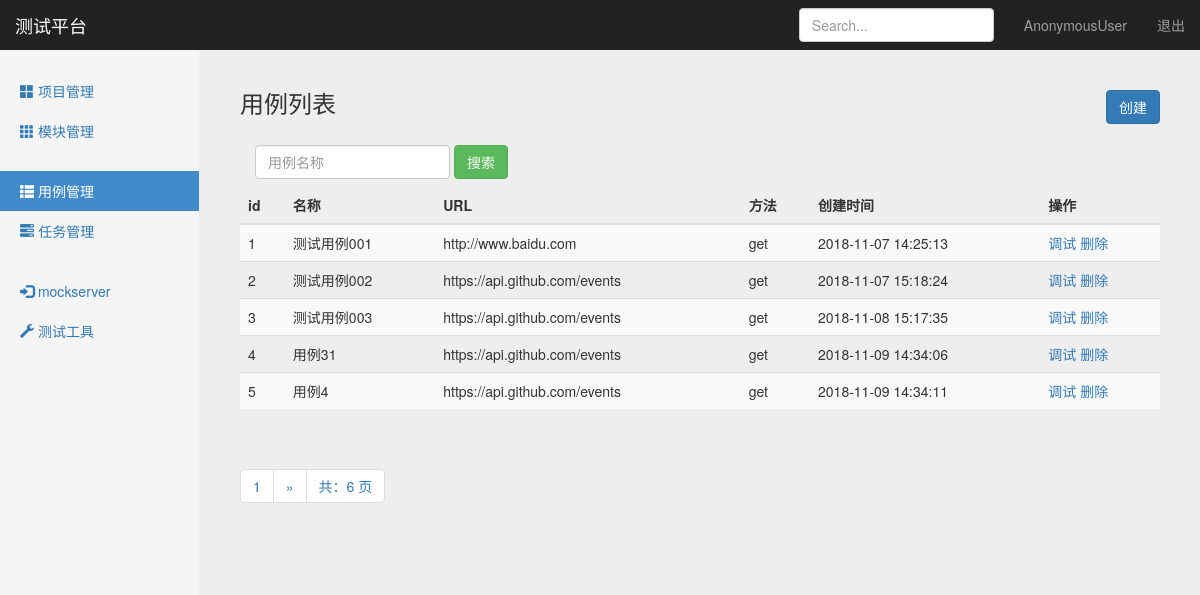
The page /interface/case_manage/ on the database its author committed.
### interface_app/models.py (models this page shows, shortened)
class TestCase(models.Model):
    module = models.ForeignKey(Module, on_delete=models.CASCADE)
    name = models.CharField("名称", max_length=100, blank=False, default="")
    url = models.TextField("URL", default="")
    req_method = models.CharField("方法", max_length=10, default="")
    req_type = models.CharField("参数类型", max_length=10, default="")
    req_header = models.TextField("header", default="")
    req_parameter = models.TextField("参数", default="")
    resp_assert = models.TextField("验证", default="")
    create_time = models.DateTimeField("创建时间", auto_now_add=True)

### interface_app/views/testcase_views.py (the view)
# urls.py: path('case_manage/', testcase_views.case_manage),
def case_manage(request):
    testcases = TestCase.objects.all()
    paginator = Paginator(testcases, 5)
    page = request.GET.get('page')
    try:
        contacts = paginator.page(page)
    except PageNotAnInteger:
        contacts = paginator.page(1)
    except EmptyPage:
        contacts = paginator.page(paginator.num_pages)
    if request.method == "GET":
        return render(request, "case_manage.html", {
            "type": "list",
            "testcases": contacts,
        })
    else:
        return HttpResponse("404")

### templates/case_manage.html (shortened to what this page needs)
{% extends "base.html" %}
{% block content %}
<nav class="navbar navbar-inverse navbar-fixed-top">
    <div class="container-fluid">
        <div class="navbar-header">
            <a class="navbar-brand" href="#">测试平台</a>
        </div>
        <div id="navbar" class="navbar-collapse collapse">
            <ul class="nav navbar-nav navbar-right">
                <li><a href="#">{{ user }}</a></li>
                <li><a href="/logout/">退出</a></li>
            </ul>
            <form class="navbar-form navbar-right">
                <input type="text" class="form-control" placeholder="Search...">
            </form>
        </div>
    </div>
</nav>
<div class="container-fluid">
    <div class="row">
        <div class="col-sm-3 col-md-2 sidebar">
            <ul class="nav nav-sidebar">
                <li><a href="/manage/project_manage/">
                    <span class="glyphicon glyphicon-th-large"></span> 项目管理</a>
                </li>
                <li><a href="/manage/module_manage/">
                    <span class="glyphicon glyphicon-th"></span> 模块管理</a>
                </li>
            </ul>
            <ul class="nav nav-sidebar">
                <li class="active"><a href="#">
                    <span class="glyphicon glyphicon-th-list"></span> 用例管理</a>
                </li>
                <li><a href="/interface/task_manage/">
                    <span class="glyphicon glyphicon-tasks"></span> 任务管理</a>
                </li>
            </ul>
            <ul class="nav nav-sidebar">
                <li><a href="#">
                    <span class="glyphicon glyphicon-log-in"></span> mockserver</a>
                </li>
                <li><a href="#">
                    <span class="glyphicon glyphicon-wrench"></span> 测试工具</a>
                </li>
            </ul>
        </div>
        {% if type == 'list'%}
        <div class="col-sm-9 col-sm-offset-3 col-md-10 col-md-offset-2 main">
            <h3 class="sub-header">用例列表
                <button type="button" class="btn btn-primary" style="float: right;"
                onclick="window.location.href='/interface/add_case/'">创建</button>
            </h3>
            <div class="table-responsive">
                <form class="navbar-form" method="get" action="/interface/search_case_name/">
                    <div class="form-group">
                        <input name="case_name" type="text" placeholder="用例名称" class="form-control">
                    </div>
                    <button type="submit" class="btn btn-success">搜索</button>
                </form>
                <table class="table table-striped">
                    <thead>
                        <tr>
                            <th>id</th>
                            <th>名称</th>
                            <th>URL</th>
                            <th>方法</th>
                            <th>创建时间</th>
                            <th>操作</th>
                        </tr>
                    </thead>
                    <tbody>
                        {% for case in testcases %}
                        <tr>
                            <td>{{ case.id }}</td>
                            <td>{{ case.name }}</td>
                            <td>{{ case.url }}</td>
                            <td>{{ case.req_method }}</td>
                            <td>{{ case.create_time | date:"Y-m-d H:i:s" }}</td>
                            <td>
                                <a href="/interface/debug_case/{{case.id}}/">调试</a>
                                <a href="/interface/delete_project/{{case.id}}/">删除</a>
                            </td>
                        </tr>
                        {% endfor %}
                    </tbody>
                </table>
            </div>
            <div class="pagination">
                <span class="step-links">
                    <ul class="pagination">
                        <li><a href="#">{{ testcases.number }}</a></li>
                        {% if testcases.has_next %}
                            {% if case_name %}
                                <li><a href="?case_name={{ case_name }}&page={{ testcases.next_page_number }}">&raquo;</a></li>
                            {% else %}
                                <li><a href="?page={{ testcases.next_page_number }}">&raquo;</a></li>
                            {% endif %}
                        {% endif %}
                        <li><a href="#">共：{{ testcases.paginator.num_pages }} 页</a></li>
                    </ul>
                </span>
            </div>
        </div>
        {% endif %}
    </div>
</div>
{% endblock %}

### static/css/signin.css (style rules this page uses)
body { padding-top: 40px; padding-bottom: 40px; background-color: #eee; }

### static/css/dashboard.css (style rules this page uses)
body { padding-top: 50px; }
.sub-header { padding-bottom: 10px; border-bottom: 1px solid #eee; }
.navbar-fixed-top { border: 0; }
.sidebar { display: none; }
@media (min-width: 768px) { .sidebar { position: fixed; top: 51px; bottom: 0; left: 0; z-index: 1000; display: block; padding: 20px; overflow-x: hidden; overflow-y: auto; background-color: #f5f5f5; border-right: 1px solid #eee; } }
.nav-sidebar { margin-right: -21px; margin-bottom: 20px; margin-left: -20px; }
.nav-sidebar > li > a { padding-right: 20px; padding-left: 20px; }
.nav-sidebar > .active > a, .nav-sidebar > .active > a:hover, .nav-sidebar > .active > a:focus { color: #fff; background-color: #428bca; }
.main { padding: 20px; }
@media (min-width: 768px) { .main { padding-right: 40px; padding-left: 40px; } }

### rows shown on the page
TestCase: id "1", name "测试用例001", url "http://www.baidu.com", req_method "get", create_time "2018-11-07 14:25:13"
TestCase: id "2", name "测试用例002", url "https://api.github.com/events", req_method "get", create_time "2018-11-07 15:18:24"
TestCase: id "3", name "测试用例003", url "https://api.github.com/events", req_method "get", create_time "2018-11-08 15:17:35"
TestCase: id "4", name "用例31", url "https://api.github.com/events", req_method "get", create_time "2018-11-09 14:34:06"
TestCase: id "5", name "用例4", url "https://api.github.com/events", req_method "get", create_time "2018-11-09 14:34:11"

### other values the page prints
{{ user }} "AnonymousUser"
{{ testcases.number }} "1"
{{ testcases.paginator.num_pages }} "6"
